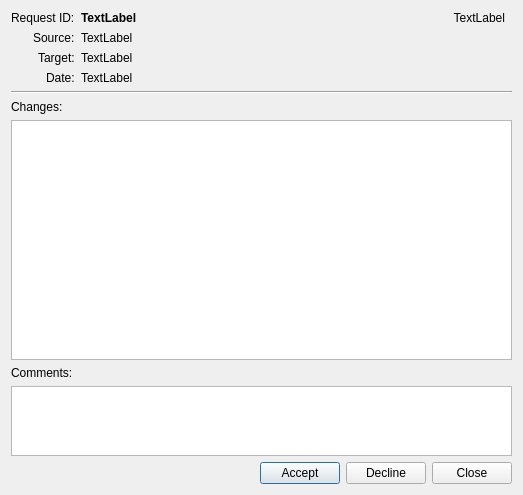
<?xml version="1.0" encoding="UTF-8"?>
<ui version="4.0">
 <class>RequestStateEditor</class>
 <widget class="QDialog" name="RequestStateEditor">
  <property name="geometry">
   <rect>
    <x>0</x>
    <y>0</y>
    <width>523</width>
    <height>495</height>
   </rect>
  </property>
  <property name="windowTitle">
   <string>Request State Change</string>
  </property>
  <layout class="QVBoxLayout" name="verticalLayout">
   <item>
    <layout class="QFormLayout" name="formLayout">
     <property name="labelAlignment">
      <set>Qt::AlignRight|Qt::AlignTrailing|Qt::AlignVCenter</set>
     </property>
     <item row="0" column="0">
      <widget class="QLabel" name="requestIdLabel">
       <property name="font">
        <font>
         <weight>50</weight>
         <bold>false</bold>
        </font>
       </property>
       <property name="text">
        <string>Request ID:</string>
       </property>
      </widget>
     </item>
     <item row="0" column="1">
      <layout class="QHBoxLayout" name="horizontalLayout_2">
       <item>
        <widget class="QLabel" name="requestIdLabelText">
         <property name="font">
          <font>
           <weight>75</weight>
           <bold>true</bold>
          </font>
         </property>
         <property name="text">
          <string>TextLabel</string>
         </property>
        </widget>
       </item>
       <item>
        <widget class="QLabel" name="requesterLabel">
         <property name="sizePolicy">
          <sizepolicy hsizetype="MinimumExpanding" vsizetype="Preferred">
           <horstretch>0</horstretch>
           <verstretch>0</verstretch>
          </sizepolicy>
         </property>
         <property name="text">
          <string>TextLabel</string>
         </property>
         <property name="alignment">
          <set>Qt::AlignBottom|Qt::AlignRight|Qt::AlignTrailing</set>
         </property>
        </widget>
       </item>
       <item>
        <spacer name="horizontalSpacer_2">
         <property name="orientation">
          <enum>Qt::Horizontal</enum>
         </property>
         <property name="sizeType">
          <enum>QSizePolicy::Minimum</enum>
         </property>
         <property name="sizeHint" stdset="0">
          <size>
           <width>7</width>
           <height>10</height>
          </size>
         </property>
        </spacer>
       </item>
      </layout>
     </item>
     <item row="2" column="0">
      <widget class="QLabel" name="sourceLabel">
       <property name="text">
        <string>Source:</string>
       </property>
      </widget>
     </item>
     <item row="2" column="1">
      <widget class="QLabel" name="sourceLabelText">
       <property name="text">
        <string>TextLabel</string>
       </property>
      </widget>
     </item>
     <item row="3" column="0">
      <widget class="QLabel" name="targetLabel">
       <property name="text">
        <string>Target:</string>
       </property>
      </widget>
     </item>
     <item row="3" column="1">
      <widget class="QLabel" name="targetLabelText">
       <property name="text">
        <string>TextLabel</string>
       </property>
      </widget>
     </item>
     <item row="4" column="0">
      <widget class="QLabel" name="dateLabel">
       <property name="text">
        <string>Date:</string>
       </property>
      </widget>
     </item>
     <item row="4" column="1">
      <widget class="QLabel" name="dateLabelText">
       <property name="text">
        <string>TextLabel</string>
       </property>
      </widget>
     </item>
    </layout>
   </item>
   <item>
    <widget class="Line" name="line">
     <property name="orientation">
      <enum>Qt::Horizontal</enum>
     </property>
    </widget>
   </item>
   <item>
    <widget class="QLabel" name="diffLabel">
     <property name="text">
      <string>Changes:</string>
     </property>
    </widget>
   </item>
   <item>
    <widget class="QTextBrowser" name="diffTextBrowser">
     <property name="sizePolicy">
      <sizepolicy hsizetype="Expanding" vsizetype="Expanding">
       <horstretch>0</horstretch>
       <verstretch>0</verstretch>
      </sizepolicy>
     </property>
     <property name="frameShadow">
      <enum>QFrame::Plain</enum>
     </property>
    </widget>
   </item>
   <item>
    <widget class="QLabel" name="commentsLabel">
     <property name="text">
      <string>Comments:</string>
     </property>
    </widget>
   </item>
   <item>
    <widget class="QTextBrowser" name="commentsTextBrowser">
     <property name="sizePolicy">
      <sizepolicy hsizetype="Expanding" vsizetype="Expanding">
       <horstretch>0</horstretch>
       <verstretch>0</verstretch>
      </sizepolicy>
     </property>
     <property name="minimumSize">
      <size>
       <width>0</width>
       <height>0</height>
      </size>
     </property>
     <property name="maximumSize">
      <size>
       <width>16777215</width>
       <height>70</height>
      </size>
     </property>
     <property name="inputMethodHints">
      <set>Qt::ImhNone</set>
     </property>
     <property name="undoRedoEnabled">
      <bool>true</bool>
     </property>
     <property name="readOnly">
      <bool>false</bool>
     </property>
    </widget>
   </item>
   <item>
    <layout class="QHBoxLayout" name="horizontalLayout">
     <property name="sizeConstraint">
      <enum>QLayout::SetDefaultConstraint</enum>
     </property>
     <item>
      <spacer name="horizontalSpacer">
       <property name="orientation">
        <enum>Qt::Horizontal</enum>
       </property>
       <property name="sizeHint" stdset="0">
        <size>
         <width>40</width>
         <height>20</height>
        </size>
       </property>
      </spacer>
     </item>
     <item>
      <widget class="QPushButton" name="acceptPushButton">
       <property name="sizePolicy">
        <sizepolicy hsizetype="Fixed" vsizetype="Fixed">
         <horstretch>0</horstretch>
         <verstretch>0</verstretch>
        </sizepolicy>
       </property>
       <property name="layoutDirection">
        <enum>Qt::LeftToRight</enum>
       </property>
       <property name="text">
        <string>Accept</string>
       </property>
       <property name="icon">
        <iconset resource="../application.qrc">
         <normaloff>:/icons/dialog-ok-apply.png</normaloff>:/icons/dialog-ok-apply.png</iconset>
       </property>
      </widget>
     </item>
     <item>
      <widget class="QPushButton" name="declinePushButton">
       <property name="sizePolicy">
        <sizepolicy hsizetype="Fixed" vsizetype="Fixed">
         <horstretch>0</horstretch>
         <verstretch>0</verstretch>
        </sizepolicy>
       </property>
       <property name="text">
        <string>Decline</string>
       </property>
       <property name="icon">
        <iconset resource="../application.qrc">
         <normaloff>:/icons/dialog-cancel.png</normaloff>:/icons/dialog-cancel.png</iconset>
       </property>
      </widget>
     </item>
     <item>
      <widget class="QPushButton" name="closePushButton">
       <property name="text">
        <string>Close</string>
       </property>
       <property name="icon">
        <iconset resource="../application.qrc">
         <normaloff>:/icons/application-exit.png</normaloff>:/icons/application-exit.png</iconset>
       </property>
      </widget>
     </item>
    </layout>
   </item>
  </layout>
 </widget>
 <resources>
  <include location="../application.qrc"/>
 </resources>
 <connections>
  <connection>
   <sender>closePushButton</sender>
   <signal>clicked()</signal>
   <receiver>RequestStateEditor</receiver>
   <slot>close()</slot>
   <hints>
    <hint type="sourcelabel">
     <x>473</x>
     <y>375</y>
    </hint>
    <hint type="destinationlabel">
     <x>261</x>
     <y>197</y>
    </hint>
   </hints>
  </connection>
 </connections>
</ui>
